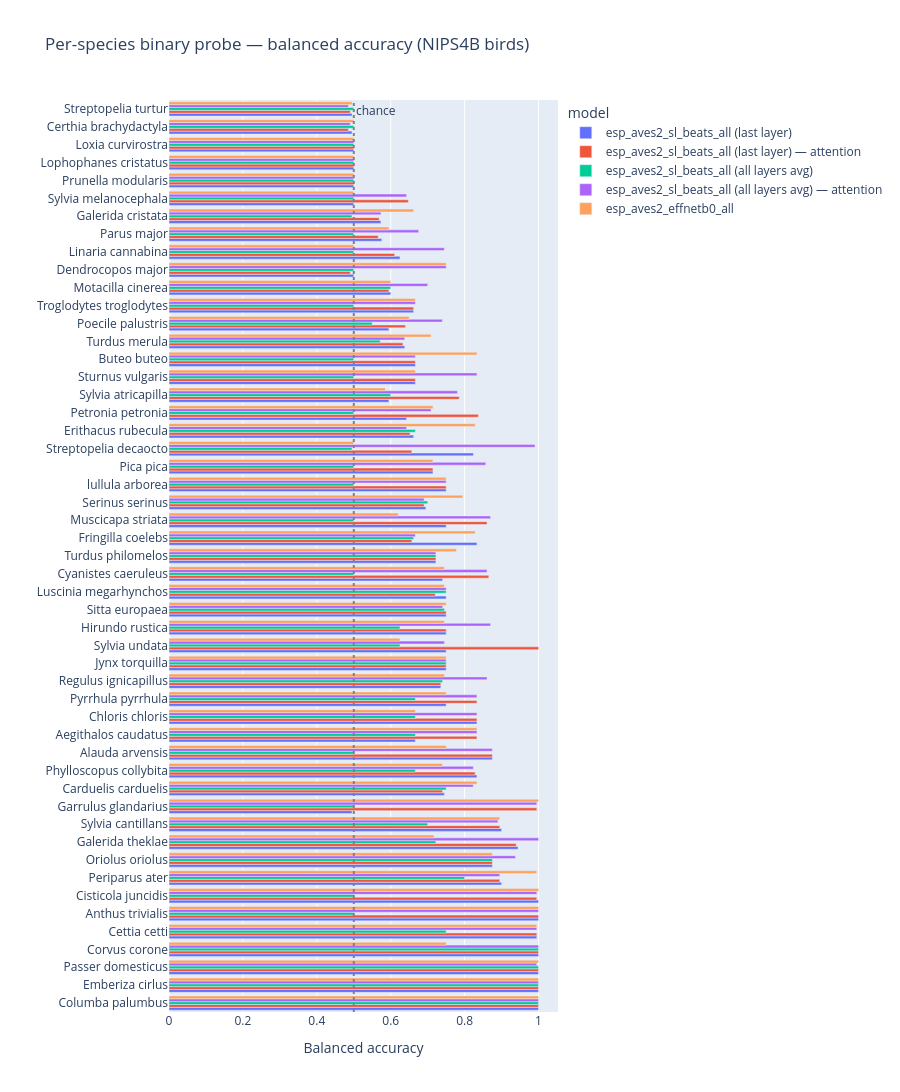

Here is the notebook cell this chart was saved with:
### Code cell
species_order = probe_df.groupby("species")["balanced_accuracy"].mean().sort_values(ascending=True).index.tolist()
fig_probe = px.bar(
    probe_df,
    x="balanced_accuracy",
    y="species",
    color="model",
    barmode="group",
    orientation="h",
    category_orders={"species": species_order},
    title="Per-species binary probe — balanced accuracy (NIPS4B birds)",
    labels={"balanced_accuracy": "Balanced accuracy", "species": ""},
    height=max(600, 30 * len(eligible)),
)
fig_probe.add_vline(x=0.5, line_dash="dot", line_color="grey", annotation_text="chance")
fig_probe.show()

fig_probe_static = per_species_probe_heatmap_static(
    probe_df,
    title="Per-species binary probes — balanced accuracy (static heatmap)",
)
display(fig_probe_static)

### Figure 1 — Plotly figure (JSON) as saved in the notebook; plotly's stock layout.template omitted (floating-point values rounded to 4 significant figures)
{"data": [{"alignmentgroup": "True", "hovertemplate": "model=esp_aves2_sl_beats_all (last layer)<br>Balanced accuracy=%{x}<br>=%{y}<extra></extra>", "legendgroup": "esp_aves2_sl_beats_all (last layer)", "marker": {"color": "#636efa", "pattern": {"shape": ""}}, "name": "esp_aves2_sl_beats_all (last layer)", "offsetgroup": "esp_aves2_sl_beats_all (last layer)", "orientation": "h", "showlegend": true, "textposition": "auto", "type": "bar", "x": [0.6667, 0.875, 1.0, 0.6667, 0.7451, 0.4952, 0.9953, 0.8333, 1.0, 1.0, 1.0, 0.7404, 0.5, 1.0, 0.6619, 0.8333, 0.5735, 0.9444, 0.4953, 0.75, 0.75, 0.625, 0.5, 0.5, 0.75, 0.6, 0.75, 0.875, 0.5757, 1.0, 0.9, 0.6429, 0.8333, 0.7143, 0.5949, 0.5, 0.75, 0.7356, 0.6951, 0.75, 0.8238, 0.4953, 0.6667, 0.5951, 0.9, 0.5, 0.75, 0.6619, 0.6379, 0.7222, 0.75], "xaxis": "x", "y": ["Aegithalos caudatus", "Alauda arvensis", "Anthus trivialis", "Buteo buteo", "Carduelis carduelis", "Certhia brachydactyla", "Cettia cetti", "Chloris chloris", "Cisticola juncidis", "Columba palumbus", "Corvus corone", "Cyanistes caeruleus", "Dendrocopos major", "Emberiza cirlus", "Erithacus rubecula", "Fringilla coelebs", "Galerida cristata", "Galerida theklae", "Garrulus glandarius", "Hirundo rustica", "Jynx torquilla", "Linaria cannabina", "Lophophanes cristatus", "Loxia curvirostra", "Luscinia megarhynchos", "Motacilla cinerea", "Muscicapa striata", "Oriolus oriolus", "Parus major", "Passer domesticus", "Periparus ater", "Petronia petronia", "Phylloscopus collybita", "Pica pica", "Poecile palustris", "Prunella modularis", "Pyrrhula pyrrhula", "Regulus ignicapillus", "Serinus serinus", "Sitta europaea", "Streptopelia decaocto", "Streptopelia turtur", "Sturnus vulgaris", "Sylvia atricapilla", "Sylvia cantillans", "Sylvia melanocephala", "Sylvia undata", "Troglodytes troglodytes", "Turdus merula", "Turdus philomelos", "lullula arborea"], "yaxis": "y"}, {"alignmentgroup": "True", "hovertemplate": "model=esp_aves2_sl_beats_all (last layer) — attention<br>Balanced accuracy=%{x}<br>=%{y}<extra></extra>", "legendgroup": "esp_aves2_sl_beats_all (last layer) — attention", "marker": {"color": "#EF553B", "pattern": {"shape": ""}}, "name": "esp_aves2_sl_beats_all (last layer) — attention", "offsetgroup": "esp_aves2_sl_beats_all (last layer) — attention", "orientation": "h", "showlegend": true, "textposition": "auto", "type": "bar", "x": [0.8333, 0.875, 1.0, 0.6667, 0.7402, 0.4856, 0.9953, 0.8333, 0.9953, 1.0, 1.0, 0.8654, 0.4906, 1.0, 0.6524, 0.6571, 0.5686, 0.9394, 0.9953, 0.75, 0.75, 0.6106, 0.5, 0.5, 0.7206, 0.5951, 0.8606, 0.875, 0.566, 1.0, 0.8951, 0.8373, 0.8284, 0.7143, 0.6398, 0.5, 0.8333, 0.7356, 0.6903, 0.75, 0.6571, 0.4906, 0.6667, 0.7854, 0.8951, 0.6476, 1.0, 0.6619, 0.633, 0.7222, 0.75], "xaxis": "x", "y": ["Aegithalos caudatus", "Alauda arvensis", "Anthus trivialis", "Buteo buteo", "Carduelis carduelis", "Certhia brachydactyla", "Cettia cetti", "Chloris chloris", "Cisticola juncidis", "Columba palumbus", "Corvus corone", "Cyanistes caeruleus", "Dendrocopos major", "Emberiza cirlus", "Erithacus rubecula", "Fringilla coelebs", "Galerida cristata", "Galerida theklae", "Garrulus glandarius", "Hirundo rustica", "Jynx torquilla", "Linaria cannabina", "Lophophanes cristatus", "Loxia curvirostra", "Luscinia megarhynchos", "Motacilla cinerea", "Muscicapa striata", "Oriolus oriolus", "Parus major", "Passer domesticus", "Periparus ater", "Petronia petronia", "Phylloscopus collybita", "Pica pica", "Poecile palustris", "Prunella modularis", "Pyrrhula pyrrhula", "Regulus ignicapillus", "Serinus serinus", "Sitta europaea", "Streptopelia decaocto", "Streptopelia turtur", "Sturnus vulgaris", "Sylvia atricapilla", "Sylvia cantillans", "Sylvia melanocephala", "Sylvia undata", "Troglodytes troglodytes", "Turdus merula", "Turdus philomelos", "lullula arborea"], "yaxis": "y"}, {"alignmentgroup": "True", "hovertemplate": "model=esp_aves2_sl_beats_all (all layers avg)<br>Balanced accuracy=%{x}<br>=%{y}<extra></extra>", "legendgroup": "esp_aves2_sl_beats_all (all layers avg)", "marker": {"color": "#00cc96", "pattern": {"shape": ""}}, "name": "esp_aves2_sl_beats_all (all layers avg)", "offsetgroup": "esp_aves2_sl_beats_all (all layers avg)", "orientation": "h", "showlegend": true, "textposition": "auto", "type": "bar", "x": [0.6667, 0.5, 0.5, 0.5, 0.75, 0.5, 0.75, 0.6667, 0.5, 1.0, 1.0, 0.5, 0.5, 1.0, 0.6667, 0.6619, 0.4951, 0.7222, 0.5, 0.625, 0.75, 0.5, 0.5, 0.5, 0.75, 0.6, 0.5, 0.875, 0.5, 1.0, 0.8, 0.5, 0.6667, 0.5, 0.55, 0.5, 0.6667, 0.7404, 0.7, 0.7453, 0.4952, 0.5, 0.5, 0.6, 0.7, 0.5, 0.625, 0.5, 0.5714, 0.7222, 0.5], "xaxis": "x", "y": ["Aegithalos caudatus", "Alauda arvensis", "Anthus trivialis", "Buteo buteo", "Carduelis carduelis", "Certhia brachydactyla", "Cettia cetti", "Chloris chloris", "Cisticola juncidis", "Columba palumbus", "Corvus corone", "Cyanistes caeruleus", "Dendrocopos major", "Emberiza cirlus", "Erithacus rubecula", "Fringilla coelebs", "Galerida cristata", "Galerida theklae", "Garrulus glandarius", "Hirundo rustica", "Jynx torquilla", "Linaria cannabina", "Lophophanes cristatus", "Loxia curvirostra", "Luscinia megarhynchos", "Motacilla cinerea", "Muscicapa striata", "Oriolus oriolus", "Parus major", "Passer domesticus", "Periparus ater", "Petronia petronia", "Phylloscopus collybita", "Pica pica", "Poecile palustris", "Prunella modularis", "Pyrrhula pyrrhula", "Regulus ignicapillus", "Serinus serinus", "Sitta europaea", "Streptopelia decaocto", "Streptopelia turtur", "Sturnus vulgaris", "Sylvia atricapilla", "Sylvia cantillans", "Sylvia melanocephala", "Sylvia undata", "Troglodytes troglodytes", "Turdus merula", "Turdus philomelos", "lullula arborea"], "yaxis": "y"}, {"alignmentgroup": "True", "hovertemplate": "model=esp_aves2_sl_beats_all (all layers avg) — attention<br>Balanced accuracy=%{x}<br>=%{y}<extra></extra>", "legendgroup": "esp_aves2_sl_beats_all (all layers avg) — attention", "marker": {"color": "#ab63fa", "pattern": {"shape": ""}}, "name": "esp_aves2_sl_beats_all (all layers avg) — attention", "offsetgroup": "esp_aves2_sl_beats_all (all layers avg) — attention", "orientation": "h", "showlegend": true, "textposition": "auto", "type": "bar", "x": [0.8333, 0.875, 1.0, 0.6667, 0.8235, 0.4904, 0.9953, 0.8333, 0.9953, 1.0, 1.0, 0.8606, 0.75, 1.0, 0.6429, 0.6667, 0.5735, 1.0, 0.9953, 0.8702, 0.75, 0.7452, 0.5, 0.5, 0.75, 0.7, 0.8702, 0.9375, 0.6757, 0.9953, 0.8951, 0.7093, 0.8235, 0.8571, 0.7398, 0.5, 0.8333, 0.8606, 0.6903, 0.7406, 0.9905, 0.4858, 0.8333, 0.7806, 0.8903, 0.6429, 0.7452, 0.6667, 0.6379, 0.7222, 0.75], "xaxis": "x", "y": ["Aegithalos caudatus", "Alauda arvensis", "Anthus trivialis", "Buteo buteo", "Carduelis carduelis", "Certhia brachydactyla", "Cettia cetti", "Chloris chloris", "Cisticola juncidis", "Columba palumbus", "Corvus corone", "Cyanistes caeruleus", "Dendrocopos major", "Emberiza cirlus", "Erithacus rubecula", "Fringilla coelebs", "Galerida cristata", "Galerida theklae", "Garrulus glandarius", "Hirundo rustica", "Jynx torquilla", "Linaria cannabina", "Lophophanes cristatus", "Loxia curvirostra", "Luscinia megarhynchos", "Motacilla cinerea", "Muscicapa striata", "Oriolus oriolus", "Parus major", "Passer domesticus", "Periparus ater", "Petronia petronia", "Phylloscopus collybita", "Pica pica", "Poecile palustris", "Prunella modularis", "Pyrrhula pyrrhula", "Regulus ignicapillus", "Serinus serinus", "Sitta europaea", "Streptopelia decaocto", "Streptopelia turtur", "Sturnus vulgaris", "Sylvia atricapilla", "Sylvia cantillans", "Sylvia melanocephala", "Sylvia undata", "Troglodytes troglodytes", "Turdus merula", "Turdus philomelos", "lullula arborea"], "yaxis": "y"}, {"alignmentgroup": "True", "hovertemplate": "model=esp_aves2_effnetb0_all<br>Balanced accuracy=%{x}<br>=%{y}<extra></extra>", "legendgroup": "esp_aves2_effnetb0_all", "marker": {"color": "#FFA15A", "pattern": {"shape": ""}}, "name": "esp_aves2_effnetb0_all", "offsetgroup": "esp_aves2_effnetb0_all", "orientation": "h", "showlegend": true, "textposition": "auto", "type": "bar", "x": [0.8333, 0.75, 1.0, 0.8333, 0.8333, 0.5, 0.9953, 0.6667, 1.0, 1.0, 0.75, 0.7452, 0.75, 1.0, 0.8286, 0.8286, 0.6618, 0.7172, 1.0, 0.7452, 0.75, 0.5, 0.5, 0.5, 0.7451, 0.6, 0.6202, 0.875, 0.5951, 1.0, 0.9951, 0.7143, 0.7402, 0.7143, 0.65, 0.5, 0.75, 0.7452, 0.7951, 0.75, 0.5, 0.4953, 0.6667, 0.5854, 0.8951, 0.5, 0.625, 0.6667, 0.7093, 0.7778, 0.75], "xaxis": "x", "y": ["Aegithalos caudatus", "Alauda arvensis", "Anthus trivialis", "Buteo buteo", "Carduelis carduelis", "Certhia brachydactyla", "Cettia cetti", "Chloris chloris", "Cisticola juncidis", "Columba palumbus", "Corvus corone", "Cyanistes caeruleus", "Dendrocopos major", "Emberiza cirlus", "Erithacus rubecula", "Fringilla coelebs", "Galerida cristata", "Galerida theklae", "Garrulus glandarius", "Hirundo rustica", "Jynx torquilla", "Linaria cannabina", "Lophophanes cristatus", "Loxia curvirostra", "Luscinia megarhynchos", "Motacilla cinerea", "Muscicapa striata", "Oriolus oriolus", "Parus major", "Passer domesticus", "Periparus ater", "Petronia petronia", "Phylloscopus collybita", "Pica pica", "Poecile palustris", "Prunella modularis", "Pyrrhula pyrrhula", "Regulus ignicapillus", "Serinus serinus", "Sitta europaea", "Streptopelia decaocto", "Streptopelia turtur", "Sturnus vulgaris", "Sylvia atricapilla", "Sylvia cantillans", "Sylvia melanocephala", "Sylvia undata", "Troglodytes troglodytes", "Turdus merula", "Turdus philomelos", "lullula arborea"], "yaxis": "y"}], "layout": {"annotations": [{"showarrow": false, "text": "chance", "x": 0.5, "xanchor": "left", "xref": "x", "y": 1, "yanchor": "top", "yref": "y domain"}], "barmode": "group", "height": 1530, "legend": {"title": {"text": "model"}, "tracegroupgap": 0}, "shapes": [{"line": {"color": "grey", "dash": "dot"}, "type": "line", "x0": 0.5, "x1": 0.5, "xref": "x", "y0": 0, "y1": 1, "yref": "y domain"}], "title": {"text": "Per-species binary probe — balanced accuracy (NIPS4B birds)"}, "xaxis": {"anchor": "y", "domain": [0, 1], "title": {"text": "Balanced accuracy"}}, "yaxis": {"anchor": "x", "categoryarray": ["Columba palumbus", "Emberiza cirlus", "Passer domesticus", "Corvus corone", "Cettia cetti", "Anthus trivialis", "Cisticola juncidis", "Periparus ater", "Oriolus oriolus", "Galerida theklae", "Sylvia cantillans", "Garrulus glandarius", "Carduelis carduelis", "Phylloscopus collybita", "Alauda arvensis", "Aegithalos caudatus", "Chloris chloris", "Pyrrhula pyrrhula", "Regulus ignicapillus", "Jynx torquilla", "Sylvia undata", "Hirundo rustica", "Sitta europaea", "Luscinia megarhynchos", "Cyanistes caeruleus", "Turdus philomelos", "Fringilla coelebs", "Muscicapa striata", "Serinus serinus", "lullula arborea", "Pica pica", "Streptopelia decaocto", "Erithacus rubecula", "Petronia petronia", "Sylvia atricapilla", "Sturnus vulgaris", "Buteo buteo", "Turdus merula", "Poecile palustris", "Troglodytes troglodytes", "Motacilla cinerea", "Dendrocopos major", "Linaria cannabina", "Parus major", "Galerida cristata", "Sylvia melanocephala", "Prunella modularis", "Lophophanes cristatus", "Loxia curvirostra", "Certhia brachydactyla", "Streptopelia turtur"], "categoryorder": "array", "domain": [0, 1], "title": {"text": ""}}}}
